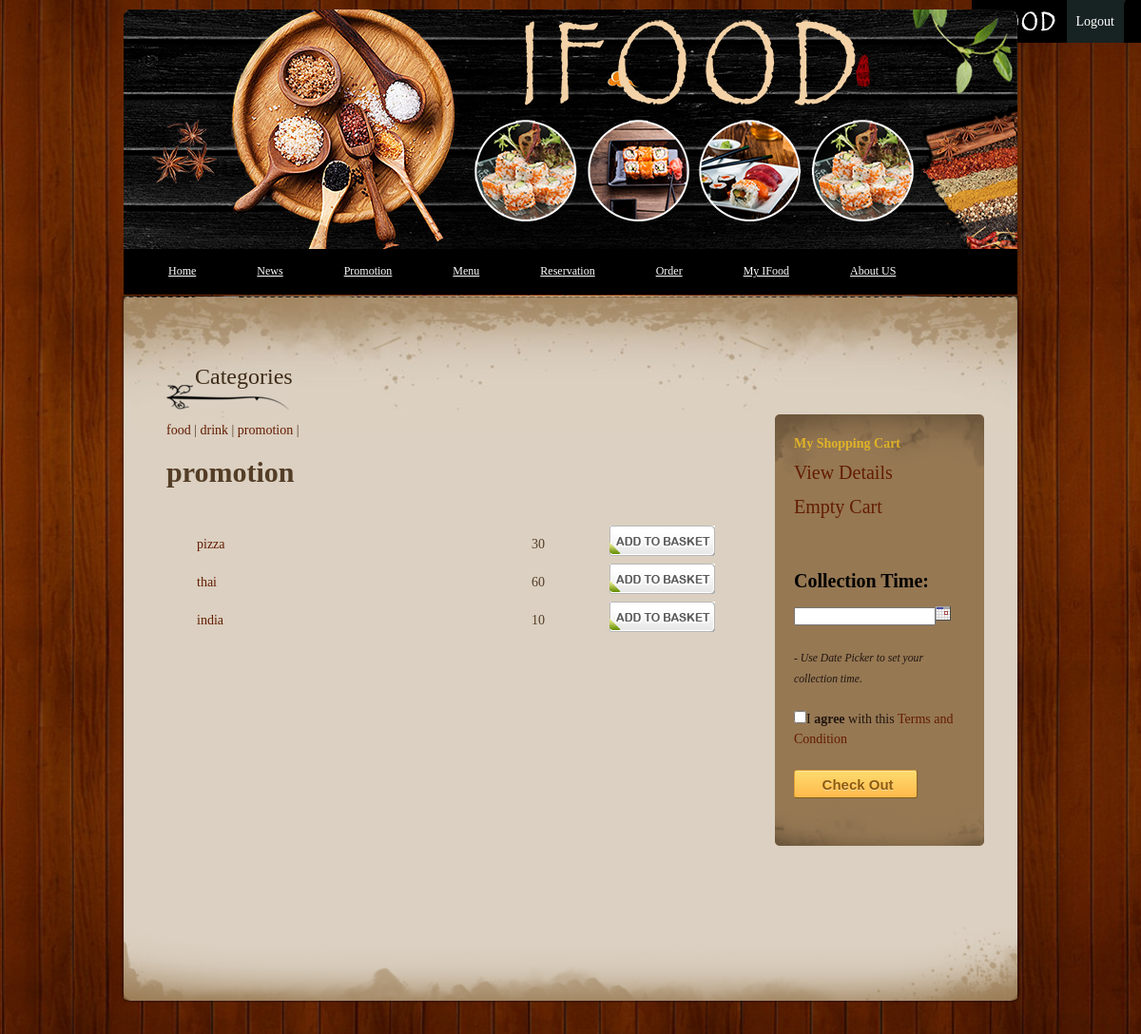
/order.php?menuid=3 (signed in), run on the app's committed database.
### tables this page shows
CREATE TABLE `category` (
  `id` int(11) NOT NULL AUTO_INCREMENT,
  `name` varchar(100) DEFAULT NULL,
  PRIMARY KEY (`id`)
);

CREATE TABLE `item` (
  `item_id` int(11) NOT NULL AUTO_INCREMENT,
  `product_id` int(11) DEFAULT NULL,
  `item_name` varchar(200) DEFAULT NULL,
  `item_price` decimal(10,0) DEFAULT NULL,
  `item_category` varchar(100) DEFAULT NULL,
  `item_desc` varchar(100) DEFAULT NULL,
  `item_image` varchar(100) DEFAULT NULL,
  PRIMARY KEY (`item_id`)
);

### order.php (the view, shortened to what this page needs)
<?php
if(!isset($_SESSION['user_name'])){
   header('Location: login.php');
 }else{
include("shopping_cart.class.php");
$currentMenu = null;
if (!isset($_GET['menuid'])){
    $currentMenu = "1";
}else{
    $currentMenu = $_GET['menuid'];
}
    $getItem = "SELECT * FROM item WHERE item_category LIKE '$currentMenu' ";
    $resultItem= mysqli_query($link, $getItem) or die(mysqli_error($link));
            $getTitle = "SELECT id,name FROM category WHERE id=$currentMenu";
    $rT= mysqli_query($link, $getTitle) or die(mysqli_error($link));
    $rtitle = mysqli_fetch_array($rT);
    $menu_name=$rtitle['name'];
?>
<!DOCTYPE html>
<html>
<head>
<link href="style.css" rel="stylesheet" type="text/css" />
		<link href="css/thickbox.css" rel="stylesheet" type="text/css" media="screen" />
</head>
<body>
<div id="container_wrapper_outter">
            <div style="position:fixed ;right:0px;">
        <ul id="bar">
            <li class="logo">
                <img style="float:left;" alt="" src="images/left.png"/>
            </li>
            <li>
                    <a href="logOut.php">Logout</a>
            </li>
        </ul>
        <img style="float:left;" alt="" src="images/right.png"/>
    </div>
<div id="container_wrapper_inner">
<div id="container">
    <div id="menu">
        <div id="main_Logo"></div>
    <ul id="nav">
            <li><a href="index.php">Home</a></li>
            <li><a href="promotion.php">News</a></li>
            <li><a href="promotion.php?category=Promotion">Promotion</a></li>
            <li><a href="menu.php" >Menu</a></li>
            <li><a href="reservation.php">Reservation</a></li>
            <li><a href="order.php" >Order</a></li>
            <li><a href="trackOrder.php">My IFood</a></li>
            <li><a href="about_us.php">About US</a></li>
</ul>
 </div>
    <div id="content_wrapper">
        <div id="content">
        	<div id="main_column">
                <div class="section_w590">
                 <h2>Categories</h2>
                                     <?php
    $getMenu = "SELECT id,name FROM category";
    $result= mysqli_query($link, $getMenu) or die(mysqli_error($link));
    while($menu=mysqli_fetch_array($result)){
        $name = $menu['name'];
        $id = $menu['id'];
        ?>
                                   <a href="order.php?menuid=<?php echo $id; ?> "><?php echo $name; ?></a> |
        <?php
    }
                                     ?>
                   	 <br /><br />
                   <h1><?php echo $menu_name;?></h1>
                    <div class="section_w590_content">
                        <br /><br />
                                <table cellpadding="12" class="productWrap">
                            <col width="350" />
                            <col width="80" />
                            <?php
                            while($item=mysqli_fetch_array($resultItem)){
                                $itemname = $item['item_name'];
                                $itemp = $item['item_price'];
                                $id=$item['item_id'];
                                ?>
				<tr><td><a href="food_detail.php?itemid=<?php echo $id;?>" onclick="OpenPopup(this.href); return false"><?php echo $itemname; ?></a></label><input type="hidden" name="order_code" value="<?php echo $id;?>" /></td>
				<td><?php echo $itemp?></td>
				<td><a href="cart_action.php?order_code=<?php echo $id;?>&quantity=1&TB_iframe=true&height=400&width=780" class="thickbox"><img src="images/add-to-basket2.gif" alt="Add To Basket" width="111" height="32" /></a></td>
			</tr>
                                <?php
                            }
                            ?>
                        </table>
                    </div>
                </div>
                <div class="cleaner_h50"></div>
            </div>
            <div id="side_column">
                <h3>My Shopping Cart</h3>
            <h4><a href="cart.php?KeepThis=true&TB_iframe=true&height=400&width=780" title="Your Shopping Cart" class="thickbox">View Details</a></h4>
            <h4><a href="clear.php">Empty Cart</a></h4>
              <br /><br />
            	<div class="side_column_bottom"></div>
                <form method="post" action="order_confirm.php" name="orders" id="orders">
                    <h4><b>Collection Time:</b></h4>
                   <input id="date" name ="date" type="text" size="16" readonly="readonly"/><a href="javascript:NewCal('date','ddmmyyyy','true','24')"><img src="images/cal.gif" width="16" height="16" border="0" alt="Pick a date"/></a>
                    <br /><i><span style="font-size: 10px; margin-left:10px;" id='orders_date_errorloc' class="error_strings"></span></i>
                   <br /><small><i> - Use Date Picker to set your collection time.</i></small>
                   <br /><br />
                   <input type="checkbox" name="terms" value="Yes" />I <b>agree</b> with this <a href="termsandconditions.php?type=order" onclick="OpenPopup(this.href); return false">Terms and Condition</a>
                        <br /><i><span style="font-size: 10px; margin-left:10px;" id='orders_terms_errorloc' class="error_strings"></span></i><br />
                <input type="submit" id="button" value =" Check Out"/>
                </form>
            </div>
        </div>
        <div class="content_bottom"></div>
	</div>
    <div id="footer">
    	Copyright © 2017 <a href="index.php">IFood</a>
    </div>
</div>
</div>
</div>
</body>
</html>
<?php } ?>

### style.css (style rules this page uses)
html { background: url(images/wg.png) no-repeat center center fixed; -webkit-background-size: cover; -ms-background-size: cover; -moz-background-size: cover; -o-background-size: cover; background-size: cover; }
body { margin: 0; padding: 0; line-height: 1.5em; font-family: Georgia, "Times New Roman", Times, serif; font-size: 14px; color: #543d27; }
a:link, a:visited { color: #631c00; text-decoration: none; font-weight: normal; }
img { margin: 0px; padding: 0px; border: none; }
.cleaner_h50 { clear: both; width:100%; height: 50px; }
h1 { margin: 0px; padding: 2px 0; font-size: 30px; font-weight: bold; }
h2 { margin: 0px; padding: 2px 0; font-size: 30px; font-weight: normal; }
h3 { margin: 0 0 10px 0; padding: 0 0 0px 0; font-size: 14px; font-weight: bold; color: #e0b328; }
h4 { margin: 0 0 10px 0; padding: 0 0 5px 0; font-size: 20px; font-weight: bold; color: black; }
#container_wrapper_outter { width: 100%; }
#container_wrapper_inner { width: 100%; }
#container { width: 1000px; margin: 0 auto; }
#main_Logo { position: absolute; width: 940px; height: 300px; border-color: black; margin-top: 10px; background: url(images/title_new.png) no-repeat; }
#menu { position: relative; clear: both; width: 930px; height: 310px; padding: 0 30px; background: no-repeat; }
#nav { margin-top: 260px; margin-left: 15px; position: relative; float: left; }
#nav li { float: left; list-style: none; border-right: 0px solid red; border-left: 0px solid red; }
#nav li a { position: relative; float: left; font-family: Georgia, "Times New Roman", Times, serif; font-size: 12px; color: #fff; text-decoration: underline; padding: 15px 32px; }
ul, li { margin: 0; padding: 0; }
#content_wrapper { position: relative; clear: both; padding: 0px 10px 0px 0px; width: 990px; background: url(images/content_middle.png) center repeat-y; }
#content { width: 940px; padding: 75px 35px 0px 25px; margin-bottom: 85px; background: url(images/btm.png) top no-repeat; }
#content_wrapper .content_bottom { position: absolute; width: 990px; height: 85px; bottom: -85px; padding: 0px 10px 0px 0px; background: url(images/footer_bg.png) top no-repeat; }
#content h2 { display: block; font-size: 24px; padding: 0 0 25px 30px; margin-bottom: 10px; color: #3e2b18; background: url(images/h2_bg.png) bottom left no-repeat; }
#main_column { float: left; width: 590px; margin-left: 50px; }
#side_column { position: relative; float: right; width: 180px; color: #20150f; background: #967853 url(images/side_column_top.png) no-repeat; margin: 50px 30px 50px 0; padding: 20px 20px 0 20px; }
#side_column .side_column_bottom { position: absolute; bottom: -50px; left: 0px; width: 220px; height: 50px; background:url(images/side_column_bottom.png) no-repeat; }
#main_column .section_w590 { width: 600px; }
.section_w590_content { padding-left: 30px; }
#footer { clear: both; text-align: center; width: 930px; padding: 50px 30px; color: #595144; }
#footer a { color: #696052; }
#button { background-color: #ffb94b; background-image: -webkit-gradient(linear, left top, left bottom, from(#fddb6f), to(#ffb94b)); background-image: -webkit-linear-gradient(top, #fddb6f, #ffb94b); background-image: -moz-linear-gradient(top, #fddb6f, #ffb94b); background-image: -ms-linear-gradient(top, #fddb6f, #ffb94b); background-image: -o-linear-gradient(top, #fddb6f, #ffb94b); background-image: linear-gradient(top, #fddb6f, #ffb94b); -moz-border-radius: 3px; -webkit-border-radius: 3px; -ms-border-radius: 3px; border-radius: 3px; text-shadow: 0 1px 0 rgba(255,255,255,0.5); -moz-box-shadow: 0 0 1px rgba(0, 0, 0, 0.3), 0 1px 0 rgba(255, 255, 255, 0.3) inset; -webkit-box-shadow: 0 0 1px rgba(0, 0, 0, 0.3), 0 1px 0 rgba(255, 255, 255, 0.3) inset; -ms-box-shadow: 0 0 1px rgba(0, 0, 0, 0.3), 0 1px 0 rgba(255, 255, 255, 0.3) inset; box-shadow: 0 0 1px rgba(0, 0, 0, 0.3), 0 1px 0 rgba(255, 255, 255, 0.3) inset; border-width: 1px; border-color: #d69e31 #e3a037 #d5982d #e3a037; float: left; height: 30px; padding: 0; width: 130px; cursor: pointer; font: bold 15px Arial, Helvetica; color: #8f5a0a; }
#bar { margin:0px; padding:0px; list-style:none; color:#fff; line-height:45px; display:inline-block; float:left; z-index:1000; }
#bar a { color:#fff; text-decoration:none; }
#bar > li { background:#172322 none repeat scroll 0 0; cursor:pointer; float:left; position:relative;padding:0px 10px; }
#bar .logo { background:transparent none repeat scroll 0% 0%; padding:0px; background-color:Transparent; }

### css/thickbox.css (style rules this page uses)
* { padding: 0; margin: 0; }

### data on the page
category: name "food"
category: name "drink"
category: name "promotion"
item: item_name "pizza", item_price "30"
item: item_name "thai", item_price "60", $id 4 (drawn)
item: item_name "india", item_price "10", $id 7 (drawn)
